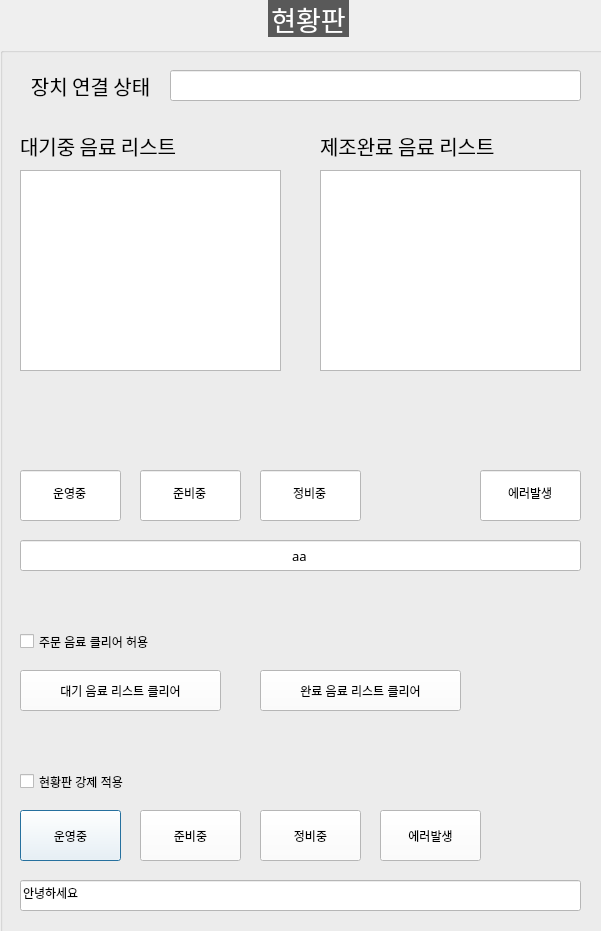
<?xml version="1.0" encoding="UTF-8"?>
<ui version="4.0">
 <class>DialogMonitor</class>
 <widget class="QDialog" name="DialogMonitor">
  <property name="geometry">
   <rect>
    <x>0</x>
    <y>0</y>
    <width>601</width>
    <height>931</height>
   </rect>
  </property>
  <property name="windowTitle">
   <string>Dialog</string>
  </property>
  <widget class="QGroupBox" name="GB_MONITOR">
   <property name="geometry">
    <rect>
     <x>0</x>
     <y>0</y>
     <width>611</width>
     <height>971</height>
    </rect>
   </property>
   <property name="font">
    <font>
     <family>함초롬돋움</family>
     <pointsize>20</pointsize>
     <weight>50</weight>
     <italic>false</italic>
     <bold>false</bold>
    </font>
   </property>
   <property name="styleSheet">
    <string notr="true">QGroupBox  {
    margin-top: 10px;
	font: 20pt &quot;함초롬돋움&quot;;
}

QGroupBox::title  {
    subcontrol-origin: margin;
    subcontrol-position: top center;
    padding: 10px 8000px 10px 8000px;
    background-color: #FF7401;
    color: rgb(255, 255, 255);
}
QLabel {
	font: 15pt &quot;함초롬돋움&quot;;
}
QComboBox{
	font: 10pt &quot;함초롬돋움&quot;;
	background-color: #ffffff
}
QPushButton{
	font: 10pt &quot;함초롬돋움&quot;;
	background-color: #ffffff
}
QLineEdit{
	font: 10pt &quot;함초롬돋움&quot;;
	background-color: #ffffff
}

QGroupBox  {
    margin-top: 10px;
	font: 20pt &quot;함초롬돋움&quot;;
}

QGroupBox::title  {
    subcontrol-origin: margin;
    subcontrol-position: top center;
    padding: 10px 8000px 10px 8000px;
    background-color: #595959;
    color: rgb(255, 255, 255);
}
QLabel {
	font: 15pt &quot;함초롬돋움&quot;;
}
QComboBox{
	font: 10pt &quot;함초롬돋움&quot;;
	background-color: #ffffff
}
QPushButton{
	font: 10pt &quot;함초롬돋움&quot;;
	background-color: #ffffff
}
QLineEdit{
	font: 10pt &quot;함초롬돋움&quot;;
	background-color: #ffffff
}





</string>
   </property>
   <property name="title">
    <string>현황판</string>
   </property>
   <widget class="QLineEdit" name="LE_MONITOR_CONNECTION">
    <property name="geometry">
     <rect>
      <x>170</x>
      <y>70</y>
      <width>411</width>
      <height>31</height>
     </rect>
    </property>
    <property name="font">
     <font>
      <family>함초롬돋움</family>
      <pointsize>10</pointsize>
      <weight>50</weight>
      <italic>false</italic>
      <bold>false</bold>
     </font>
    </property>
    <property name="readOnly">
     <bool>true</bool>
    </property>
   </widget>
   <widget class="QListWidget" name="LW_WAITING">
    <property name="geometry">
     <rect>
      <x>20</x>
      <y>170</y>
      <width>261</width>
      <height>201</height>
     </rect>
    </property>
   </widget>
   <widget class="QListWidget" name="LW_COMPLETED">
    <property name="geometry">
     <rect>
      <x>320</x>
      <y>170</y>
      <width>261</width>
      <height>201</height>
     </rect>
    </property>
   </widget>
   <widget class="QLabel" name="label_111">
    <property name="geometry">
     <rect>
      <x>20</x>
      <y>130</y>
      <width>191</width>
      <height>31</height>
     </rect>
    </property>
    <property name="font">
     <font>
      <family>함초롬돋움</family>
      <pointsize>15</pointsize>
      <weight>50</weight>
      <italic>false</italic>
      <bold>false</bold>
     </font>
    </property>
    <property name="text">
     <string>대기중 음료 리스트</string>
    </property>
    <property name="alignment">
     <set>Qt::AlignLeading|Qt::AlignLeft|Qt::AlignVCenter</set>
    </property>
   </widget>
   <widget class="QLabel" name="label_112">
    <property name="geometry">
     <rect>
      <x>320</x>
      <y>130</y>
      <width>211</width>
      <height>31</height>
     </rect>
    </property>
    <property name="font">
     <font>
      <family>함초롬돋움</family>
      <pointsize>15</pointsize>
      <weight>50</weight>
      <italic>false</italic>
      <bold>false</bold>
     </font>
    </property>
    <property name="text">
     <string>제조완료 음료 리스트</string>
    </property>
    <property name="alignment">
     <set>Qt::AlignLeading|Qt::AlignLeft|Qt::AlignVCenter</set>
    </property>
   </widget>
   <widget class="QCheckBox" name="CB_FORCE_MONITOR_STATUS">
    <property name="geometry">
     <rect>
      <x>20</x>
      <y>770</y>
      <width>131</width>
      <height>23</height>
     </rect>
    </property>
    <property name="text">
     <string>현황판 강제 적용</string>
    </property>
   </widget>
   <widget class="QPushButton" name="BTN_FORCE_OPERATION">
    <property name="geometry">
     <rect>
      <x>20</x>
      <y>810</y>
      <width>101</width>
      <height>51</height>
     </rect>
    </property>
    <property name="text">
     <string>운영중</string>
    </property>
   </widget>
   <widget class="QPushButton" name="BTN_FORCE_MAINTENANCE">
    <property name="geometry">
     <rect>
      <x>260</x>
      <y>810</y>
      <width>101</width>
      <height>51</height>
     </rect>
    </property>
    <property name="text">
     <string>정비중</string>
    </property>
   </widget>
   <widget class="QPushButton" name="BTN_FORCE_PREPARATION">
    <property name="geometry">
     <rect>
      <x>140</x>
      <y>810</y>
      <width>101</width>
      <height>51</height>
     </rect>
    </property>
    <property name="text">
     <string>준비중</string>
    </property>
   </widget>
   <widget class="QPushButton" name="BTN_FORCE_ERROR">
    <property name="geometry">
     <rect>
      <x>380</x>
      <y>810</y>
      <width>101</width>
      <height>51</height>
     </rect>
    </property>
    <property name="text">
     <string>에러발생</string>
    </property>
   </widget>
   <widget class="QLineEdit" name="LE_FORCE_MSG">
    <property name="geometry">
     <rect>
      <x>20</x>
      <y>880</y>
      <width>561</width>
      <height>31</height>
     </rect>
    </property>
    <property name="text">
     <string>안녕하세요</string>
    </property>
   </widget>
   <widget class="QPushButton" name="BTN_FORCE_CLEAR_WAITING_LIST">
    <property name="geometry">
     <rect>
      <x>20</x>
      <y>670</y>
      <width>201</width>
      <height>41</height>
     </rect>
    </property>
    <property name="text">
     <string>대기 음료 리스트 클리어</string>
    </property>
   </widget>
   <widget class="QPushButton" name="BTN_FORCE_CLEAR_COMPLETED_LIST">
    <property name="geometry">
     <rect>
      <x>260</x>
      <y>670</y>
      <width>201</width>
      <height>41</height>
     </rect>
    </property>
    <property name="text">
     <string>완료 음료 리스트 클리어</string>
    </property>
   </widget>
   <widget class="QCheckBox" name="CB_FORCE_CLEAR_DRINKS">
    <property name="geometry">
     <rect>
      <x>20</x>
      <y>630</y>
      <width>161</width>
      <height>23</height>
     </rect>
    </property>
    <property name="text">
     <string>주문 음료 클리어 허용</string>
    </property>
   </widget>
   <widget class="QLineEdit" name="LE_MONITOR_STATUS_OPERATION">
    <property name="geometry">
     <rect>
      <x>20</x>
      <y>470</y>
      <width>101</width>
      <height>51</height>
     </rect>
    </property>
    <property name="text">
     <string>운영중</string>
    </property>
    <property name="alignment">
     <set>Qt::AlignCenter</set>
    </property>
    <property name="readOnly">
     <bool>true</bool>
    </property>
   </widget>
   <widget class="QLineEdit" name="LE_MONITOR_STATUS_PREPARATION">
    <property name="geometry">
     <rect>
      <x>140</x>
      <y>470</y>
      <width>101</width>
      <height>51</height>
     </rect>
    </property>
    <property name="text">
     <string>준비중</string>
    </property>
    <property name="alignment">
     <set>Qt::AlignCenter</set>
    </property>
    <property name="readOnly">
     <bool>true</bool>
    </property>
   </widget>
   <widget class="QLineEdit" name="LE_MONITOR_STATUS_MAINTENANCE">
    <property name="geometry">
     <rect>
      <x>260</x>
      <y>470</y>
      <width>101</width>
      <height>51</height>
     </rect>
    </property>
    <property name="text">
     <string>정비중</string>
    </property>
    <property name="alignment">
     <set>Qt::AlignCenter</set>
    </property>
    <property name="readOnly">
     <bool>true</bool>
    </property>
   </widget>
   <widget class="QLineEdit" name="LE_MONITOR_STATUS_ERROR">
    <property name="geometry">
     <rect>
      <x>480</x>
      <y>470</y>
      <width>101</width>
      <height>51</height>
     </rect>
    </property>
    <property name="text">
     <string>에러발생</string>
    </property>
    <property name="alignment">
     <set>Qt::AlignCenter</set>
    </property>
    <property name="readOnly">
     <bool>true</bool>
    </property>
   </widget>
   <widget class="QLineEdit" name="LE_MONITOR_STATUS_MESSAGE">
    <property name="geometry">
     <rect>
      <x>20</x>
      <y>540</y>
      <width>561</width>
      <height>31</height>
     </rect>
    </property>
    <property name="font">
     <font>
      <family>함초롬돋움</family>
      <pointsize>10</pointsize>
      <weight>50</weight>
      <italic>false</italic>
      <bold>false</bold>
     </font>
    </property>
    <property name="text">
     <string>aa</string>
    </property>
    <property name="alignment">
     <set>Qt::AlignCenter</set>
    </property>
    <property name="readOnly">
     <bool>true</bool>
    </property>
   </widget>
   <widget class="QLabel" name="label_113">
    <property name="geometry">
     <rect>
      <x>20</x>
      <y>70</y>
      <width>141</width>
      <height>31</height>
     </rect>
    </property>
    <property name="font">
     <font>
      <family>함초롬돋움</family>
      <pointsize>15</pointsize>
      <weight>50</weight>
      <italic>false</italic>
      <bold>false</bold>
     </font>
    </property>
    <property name="text">
     <string>장치 연결 상태</string>
    </property>
    <property name="alignment">
     <set>Qt::AlignCenter</set>
    </property>
   </widget>
  </widget>
 </widget>
 <resources/>
 <connections/>
</ui>
